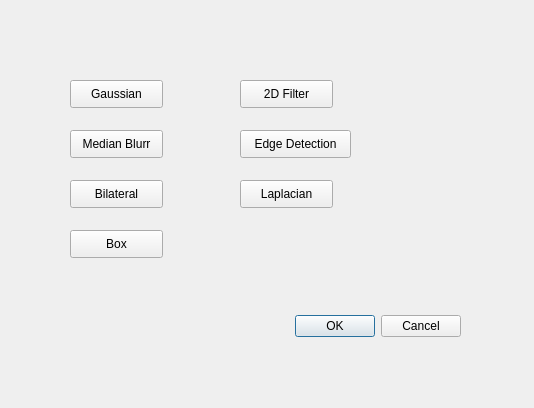
<?xml version="1.0" encoding="UTF-8"?>
<ui version="4.0">
 <class>filtersDialog</class>
 <widget class="QDialog" name="filtersDialog">
  <property name="geometry">
   <rect>
    <x>0</x>
    <y>0</y>
    <width>534</width>
    <height>408</height>
   </rect>
  </property>
  <property name="windowTitle">
   <string>Dialog</string>
  </property>
  <widget class="QDialogButtonBox" name="buttonBox">
   <property name="geometry">
    <rect>
     <x>120</x>
     <y>310</y>
     <width>341</width>
     <height>32</height>
    </rect>
   </property>
   <property name="orientation">
    <enum>Qt::Horizontal</enum>
   </property>
   <property name="standardButtons">
    <set>QDialogButtonBox::Cancel|QDialogButtonBox::Ok</set>
   </property>
  </widget>
  <widget class="QPushButton" name="gaussian_pushButton">
   <property name="geometry">
    <rect>
     <x>70</x>
     <y>80</y>
     <width>93</width>
     <height>28</height>
    </rect>
   </property>
   <property name="text">
    <string>Gaussian</string>
   </property>
  </widget>
  <widget class="QPushButton" name="median_pushButton">
   <property name="geometry">
    <rect>
     <x>70</x>
     <y>130</y>
     <width>93</width>
     <height>28</height>
    </rect>
   </property>
   <property name="text">
    <string>Median Blurr</string>
   </property>
  </widget>
  <widget class="QPushButton" name="bilateral_pushButton">
   <property name="geometry">
    <rect>
     <x>70</x>
     <y>180</y>
     <width>93</width>
     <height>28</height>
    </rect>
   </property>
   <property name="text">
    <string>Bilateral</string>
   </property>
  </widget>
  <widget class="QPushButton" name="box_pushButton">
   <property name="geometry">
    <rect>
     <x>70</x>
     <y>230</y>
     <width>93</width>
     <height>28</height>
    </rect>
   </property>
   <property name="text">
    <string>Box</string>
   </property>
  </widget>
  <widget class="QPushButton" name="twoD_pushButton">
   <property name="geometry">
    <rect>
     <x>240</x>
     <y>80</y>
     <width>93</width>
     <height>28</height>
    </rect>
   </property>
   <property name="text">
    <string>2D Filter</string>
   </property>
  </widget>
  <widget class="QPushButton" name="edge_pushButton">
   <property name="geometry">
    <rect>
     <x>240</x>
     <y>130</y>
     <width>111</width>
     <height>28</height>
    </rect>
   </property>
   <property name="text">
    <string>Edge Detection</string>
   </property>
  </widget>
  <widget class="QPushButton" name="laplacian_pushButton">
   <property name="geometry">
    <rect>
     <x>240</x>
     <y>180</y>
     <width>93</width>
     <height>28</height>
    </rect>
   </property>
   <property name="text">
    <string>Laplacian</string>
   </property>
  </widget>
 </widget>
 <resources/>
 <connections>
  <connection>
   <sender>buttonBox</sender>
   <signal>accepted()</signal>
   <receiver>filtersDialog</receiver>
   <slot>accept()</slot>
   <hints>
    <hint type="sourcelabel">
     <x>248</x>
     <y>254</y>
    </hint>
    <hint type="destinationlabel">
     <x>157</x>
     <y>274</y>
    </hint>
   </hints>
  </connection>
  <connection>
   <sender>buttonBox</sender>
   <signal>rejected()</signal>
   <receiver>filtersDialog</receiver>
   <slot>reject()</slot>
   <hints>
    <hint type="sourcelabel">
     <x>316</x>
     <y>260</y>
    </hint>
    <hint type="destinationlabel">
     <x>286</x>
     <y>274</y>
    </hint>
   </hints>
  </connection>
 </connections>
</ui>
